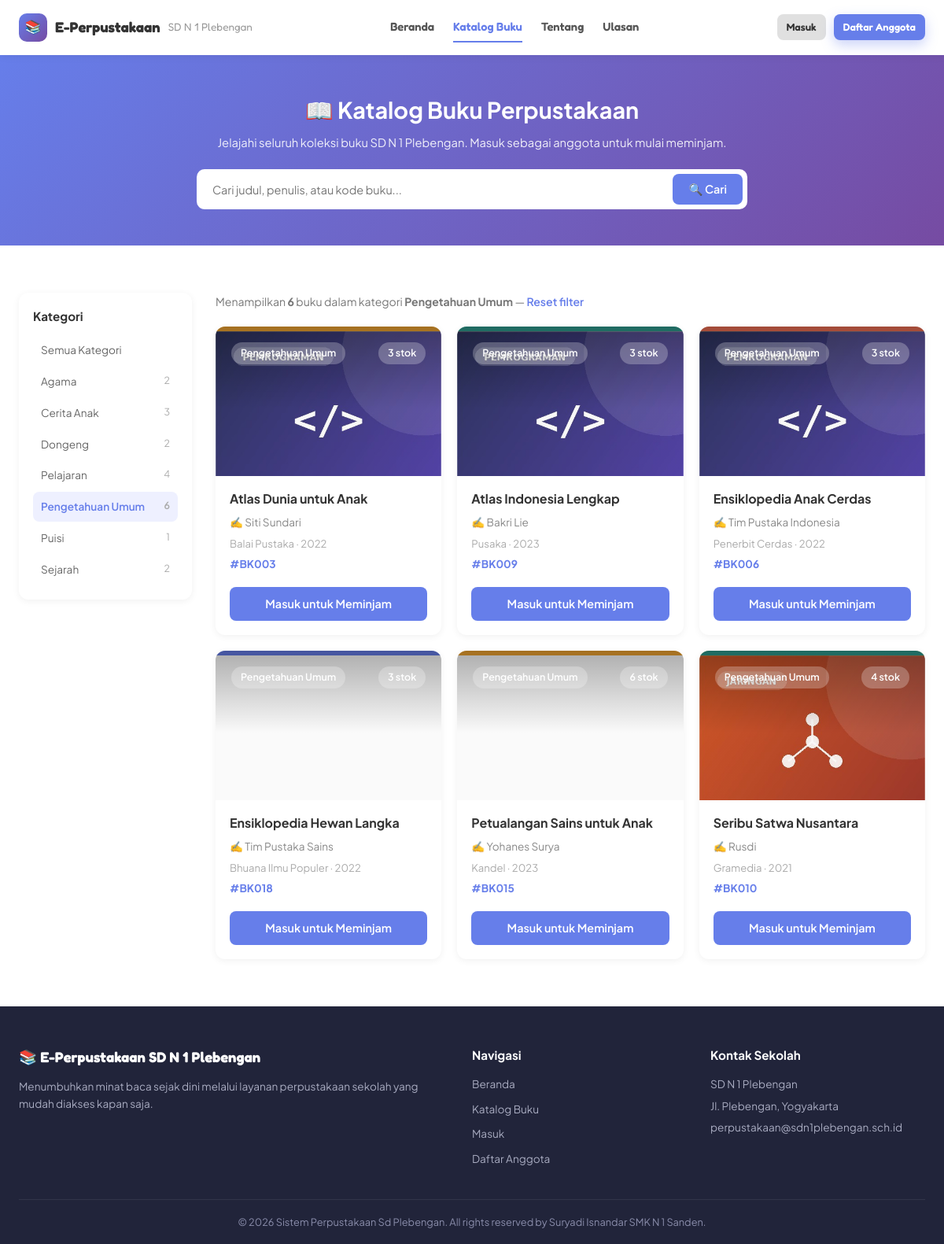
/katalog.php?kategori=Pengetahuan+Umum, run on the app's committed database.
### tables this page shows
CREATE TABLE IF NOT EXISTS buku (
    id_buku INT AUTO_INCREMENT PRIMARY KEY,
    kode_buku VARCHAR(20) NOT NULL UNIQUE,
    judul VARCHAR(200) NOT NULL,
    penulis VARCHAR(100) NOT NULL,
    penerbit VARCHAR(100) NOT NULL,
    tahun_terbit YEAR NOT NULL,
    kategori VARCHAR(50) NOT NULL,
    stok INT NOT NULL DEFAULT 1,
    sampul VARCHAR(255) DEFAULT NULL,
    created_at TIMESTAMP DEFAULT CURRENT_TIMESTAMP
);

### auth.php (called while the page is built, shortened)
<?php
function sampulUrl($sampul, $prefix = '') {
    return $prefix . 'assets/img/sampul/' . rawurlencode($sampul);
}
?>

### katalog.php (the view, shortened to what this page needs)
<?php
require_once 'config/database.php';
require_once 'includes/auth.php';
$search = isset($_GET['search']) ? mysqli_real_escape_string($conn, trim($_GET['search'])) : '';
$kategoriFilter = isset($_GET['kategori']) ? mysqli_real_escape_string($conn, trim($_GET['kategori'])) : '';
$where = [];
if ($kategoriFilter !== '') {
    $where[] = "kategori = '$kategoriFilter'";
}
$whereSql = $where ? 'WHERE ' . implode(' AND ', $where) : '';
$bukuList = mysqli_query($conn, "SELECT * FROM buku $whereSql ORDER BY judul ASC");
$totalHasil = mysqli_num_rows($bukuList);
$kategoriList = mysqli_query($conn, "SELECT kategori, COUNT(*) as jumlah FROM buku GROUP BY kategori ORDER BY kategori ASC");
?>
<?php include 'includes/public_header.php'; ?>
<section class="catalog-hero">
    <div class="catalog-hero-inner">
        <h1>📖 Katalog Buku Perpustakaan</h1>
        <p>Jelajahi seluruh koleksi buku SD N 1 Plebengan. Masuk sebagai anggota untuk mulai meminjam.</p>
        <form method="GET" action="katalog.php" class="catalog-search-form">
            <input type="text" name="search" placeholder="Cari judul, penulis, atau kode buku..." value="<?php echo htmlspecialchars($search); ?>">
            <button type="submit" class="btn btn-primary">🔍 Cari</button>
        </form>
    </div>
</section>
<section class="public-section">
    <div class="public-section-inner catalog-layout">
        <aside class="catalog-sidebar">
            <h3>Kategori</h3>
            <a href="katalog.php<?php echo $search ? '?search=' . urlencode($search) : ''; ?>" class="category-filter-item <?php echo $kategoriFilter === '' ? 'active' : ''; ?>">
                Semua Kategori
            </a>
            <?php while ($k = mysqli_fetch_assoc($kategoriList)): ?>
                <a href="katalog.php?kategori=<?php echo urlencode($k['kategori']); ?><?php echo $search ? '&search=' . urlencode($search) : ''; ?>"
                   class="category-filter-item <?php echo $kategoriFilter === $k['kategori'] ? 'active' : ''; ?>">
                    <?php echo htmlspecialchars($k['kategori']); ?>
                    <span><?php echo (int) $k['jumlah']; ?></span>
                </a>
            <?php endwhile; ?>
        </aside>
        <div class="catalog-main">
            <div class="catalog-result-info">
                Menampilkan <strong><?php echo $totalHasil; ?></strong> buku
                <?php if ($kategoriFilter): ?> dalam kategori <strong><?php echo htmlspecialchars($kategoriFilter); ?></strong><?php endif; ?>
                <?php if ($search || $kategoriFilter): ?> &mdash; <a href="katalog.php">Reset filter</a><?php endif; ?>
            </div>
            <div class="books-grid">
                <?php while ($b = mysqli_fetch_assoc($bukuList)): ?>
                <div class="book-card">
                    <div class="book-cover"<?php $src = sampulUrl($b['sampul']); if ($src): ?> style="background-image:url('<?php echo htmlspecialchars($src); ?>')"<?php endif; ?>>
                        <span class="book-category"><?php echo htmlspecialchars($b['kategori']); ?></span>
                        <span class="book-stock"><?php echo $b['stok'] > 0 ? (int) $b['stok'] . ' stok' : 'Kosong'; ?></span>
                    </div>
                    <div class="book-detail">
                        <h3 class="book-title"><?php echo htmlspecialchars($b['judul']); ?></h3>
                        <p class="book-author">✍️ <?php echo htmlspecialchars($b['penulis']); ?></p>
                        <p class="book-publisher"><?php echo htmlspecialchars($b['penerbit']); ?> &middot; <?php echo (int) $b['tahun_terbit']; ?></p>
                        <p class="book-code">#<?php echo htmlspecialchars($b['kode_buku']); ?></p>
                    </div>
                    <?php if ($b['stok'] > 0): ?>
                        <a href="login.php?as=user" class="btn btn-primary btn-full">Masuk untuk Meminjam</a>
                    <?php else: ?>
                        <button class="btn btn-secondary btn-full" disabled>Stok Habis</button>
                    <?php endif; ?>
                </div>
                <?php endwhile; ?>
            </div>
        </div>
    </div>
</section>
<?php include 'includes/public_footer.php'; ?>

### data on the page
buku: sampul (picture), kategori "Pengetahuan Umum", stok "3", judul "Atlas Dunia untuk Anak", penulis "Siti Sundari", penerbit "Balai Pustaka", tahun_terbit "2022", kode_buku "BK003", shows "Masuk untuk Meminjam"
buku: sampul (picture), kategori "Pengetahuan Umum", stok "3", judul "Atlas Indonesia Lengkap", penulis "Bakri Lie", penerbit "Pusaka", tahun_terbit "2023", kode_buku "BK009", shows "Masuk untuk Meminjam"
buku: sampul (picture), kategori "Pengetahuan Umum", stok "3", judul "Ensiklopedia Anak Cerdas", penulis "Tim Pustaka Indonesia", penerbit "Penerbit Cerdas", tahun_terbit "2022", kode_buku "BK006", shows "Masuk untuk Meminjam"
buku: kategori "Pengetahuan Umum", stok "3", judul "Ensiklopedia Hewan Langka", penulis "Tim Pustaka Sains", penerbit "Bhuana Ilmu Populer", tahun_terbit "2022", kode_buku "BK018", shows "Masuk untuk Meminjam"
buku: kategori "Pengetahuan Umum", stok "6", judul "Petualangan Sains untuk Anak", penulis "Yohanes Surya", penerbit "Kandel", tahun_terbit "2023", kode_buku "BK015", shows "Masuk untuk Meminjam"
buku: sampul (picture), kategori "Pengetahuan Umum", stok "4", judul "Seribu Satwa Nusantara", penulis "Rusdi", penerbit "Gramedia", tahun_terbit "2021", kode_buku "BK010", shows "Masuk untuk Meminjam"

### other printed values
$k['kategori'] "Agama"
$k['jumlah'] "2"
$k['kategori'] "Cerita Anak"
$k['jumlah'] "3"
$k['kategori'] "Dongeng"
$k['kategori'] "Pelajaran"
$k['jumlah'] "4"
$k['kategori'] "Pengetahuan Umum"
$k['jumlah'] "6"
$k['kategori'] "Puisi"
$k['jumlah'] "1"
$k['kategori'] "Sejarah"
$totalHasil "6"
$kategoriFilter "Pengetahuan Umum"
